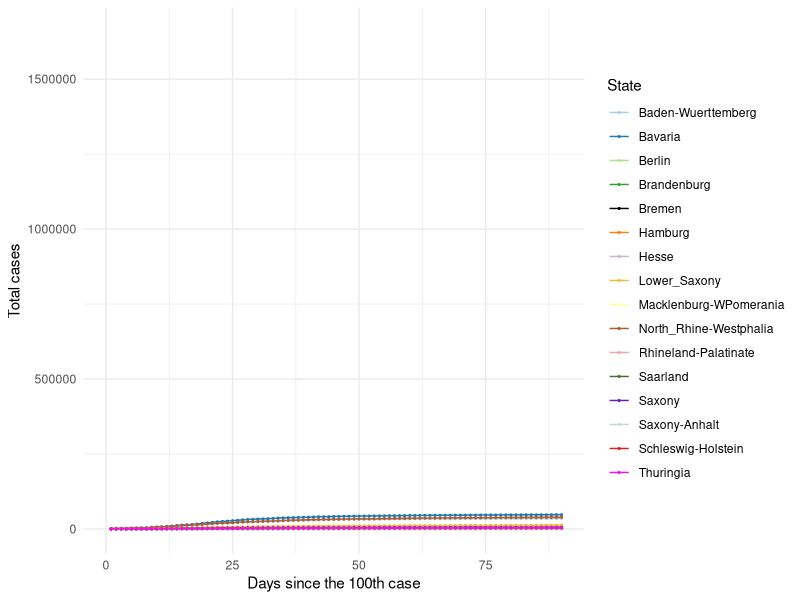
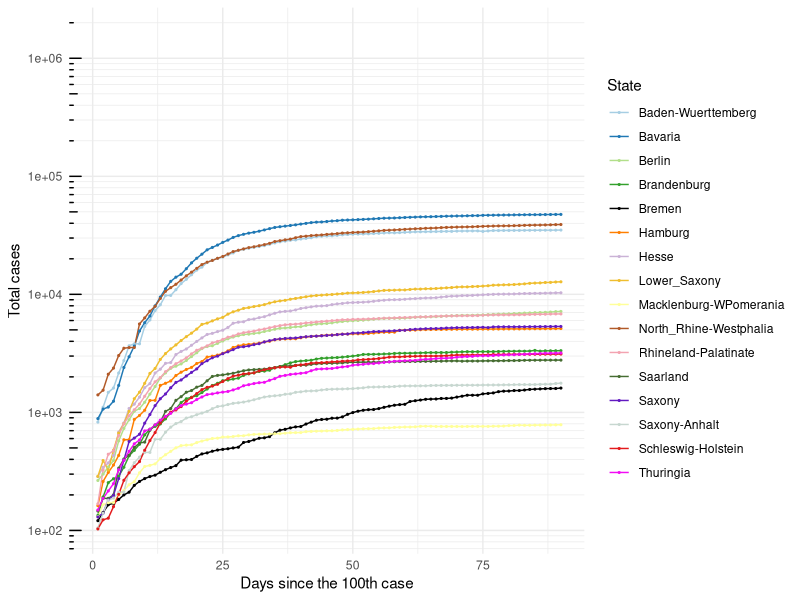
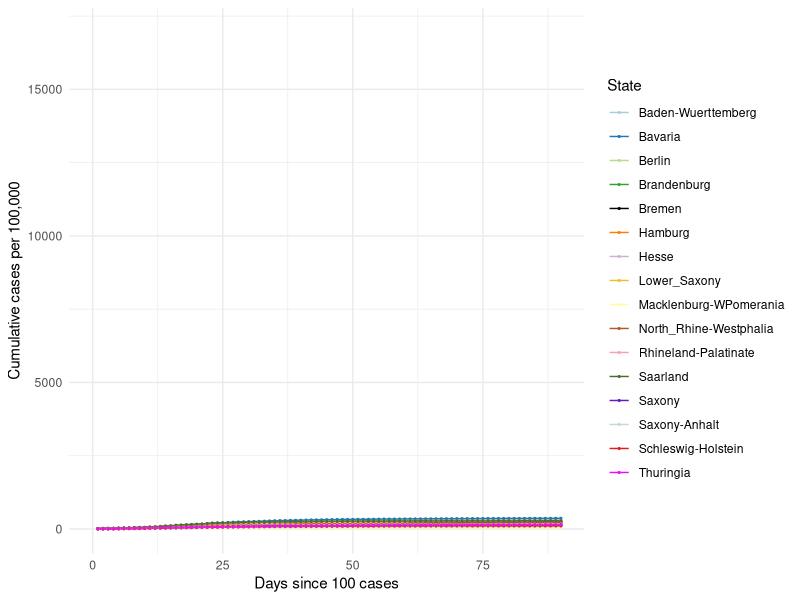
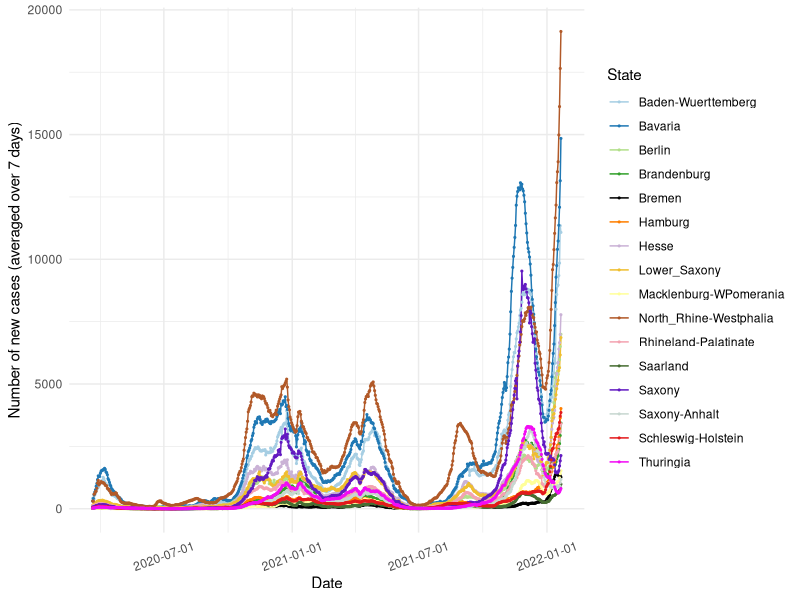
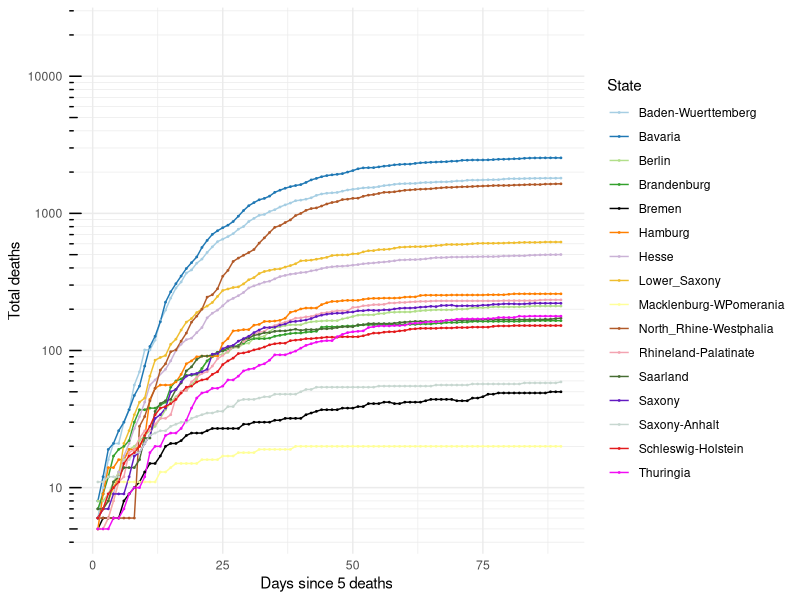
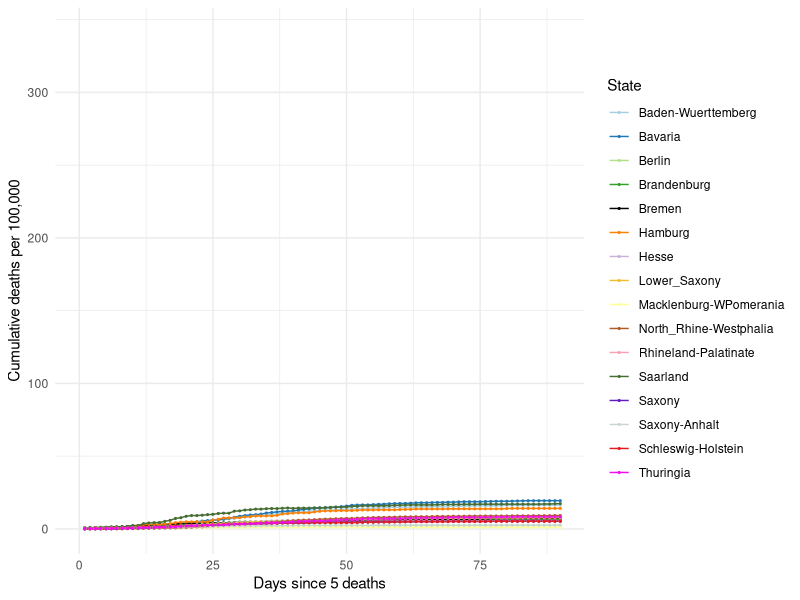
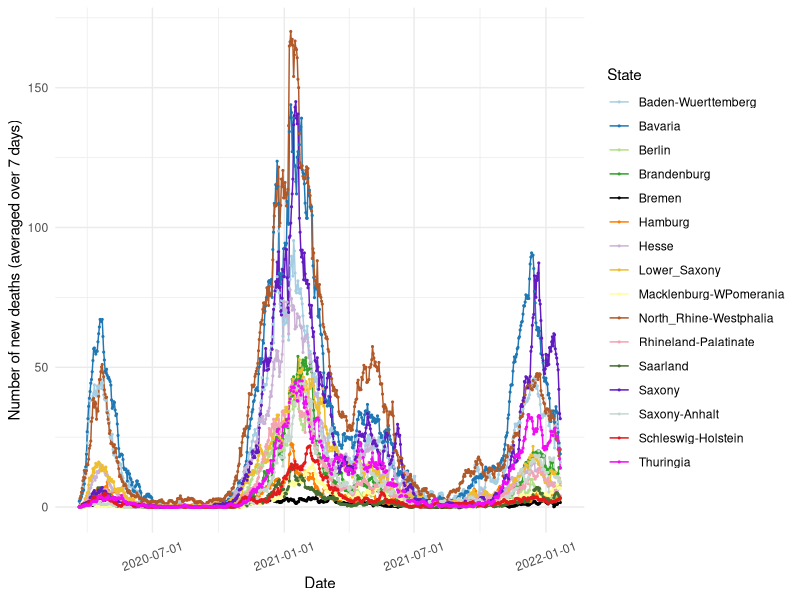

The R source for these figures, in order:
## ---- chunk 1

knitr::opts_chunk$set(echo=TRUE, collapse = TRUE)

libload<-function(...) {
    libs<-unlist(list(...))
    req<-unlist(lapply(libs,require,character.only=TRUE))
    need<-libs[req==FALSE]
    if(length(need)>0){ 
        install.packages(need, repos = "https://ftp.fau.de/cran/")
        lapply(need, require, character.only=TRUE)
    }
}
packages <- c("data.table", "ggplot2", "dplyr", "stats", "RColorBrewer", "readr", "here", "scales")
libload(packages)


`%notin%` <- function(x,y) !(x %in% y) 
cumulative.cases <- read_csv(here("static", "data", "Germany10States.csv"))
germany.16states <- read_csv(here("static", "data", "Germany16States.csv"))

colors16 <- c('#A6CEE3', '#1F78B4', '#B2DF8A', '#33A02C',
              '#000000', '#FF7F00', '#CAB2D6', 
              '#EFBE2F', '#FFFF99', '#B15928', '#F3A3B1', '#466D32',
              '#621AC1', '#C7D7D0', '#E31A1C','#F20CF4', '#123456')

## ---- chunk 2

## 10 States with the highest cumulative cases ##
#################################################

#states.filter <- cumulative.cases[cumulative.cases$Days_100 > 0,]
#states.sel <- unique(states.filter$State)

# Choose all the data points for the selected countries starting from Days_100 > 0
#states.final <- cumulative.cases[cumulative.cases$Days_100 > 0,]
states.final <- germany.16states[germany.16states$Days_100 > 0,]

# Plot 1 == Linear scale for total number of cases
cum.plot <- ggplot(data=states.final, aes(x=Days_100, y=Total_Cases, group=State, color=State)) +
            geom_line() + geom_point(size = 0.4) +     
          #  scale_color_brewer(palette = 'Paired') + 
            scale_colour_manual(name= "State", values= colors16) +
            scale_x_continuous('Days since the 100th case', limits=c(0,90)) + 
            scale_y_continuous("Total cases") + 
            #ggtitle('Linear scale') +
            theme_minimal()

print(cum.plot) 

## ---- chunk 3

## Logarithmic scale ##
#######################

base_breaks <- function(n = 10){
  function(x) {
    axisTicks(log10(range(x, na.rm = TRUE)), log = TRUE, n = n)
  }
}

logbreaks <- 10^(-10:10)
logminor_breaks <- rep(1:9, 21)*(10^rep(-10:10, each=9))

cum.plot2 <- ggplot(data=states.final, aes(x=Days_100, y=Total_Cases, group=State, color=State)) +
             geom_line() + geom_point(size=0.4) + 
          #   scale_color_brewer(palette = 'Paired') +
             scale_colour_manual(name= "State", values= colors16) +
             scale_x_continuous(name='Days since the 100th case', limits=c(0,90)) + 
             scale_y_continuous(name="Total cases", trans = 'log10', breaks = logbreaks, minor_breaks = logminor_breaks) +
             annotation_logticks(sides="l") + 
             #ggtitle('Logarithmic scale') +
             theme_minimal()

print(cum.plot2)

## ---- chunk 4

#states16.filter <- germany.16states[germany.16states$Days_100 > 0,]
#states16.sel <- unique(states16.filter$State)

# Choose all the data points for the selected countries starting from Days_100 > 0 
#states16.final <- states16.filter[states16.filter$State %in% states16.sel & states16.filter$Days_100 > 0,]

states16.final <- germany.16states[germany.16states$Days_100 > 0,]

# Plot 1 == Linear scale for total number of cases
per100.plot <- ggplot(data=states16.final, aes(x=Days_100, y=Per100, group=State, color=State)) +
            geom_line() + geom_point(size = 0.4) + 
            # scale_color_brewer(palette = 'Paired') +
            scale_colour_manual(name= "State", values= colors16) +
            scale_x_continuous('Days since 100 cases', limits=c(0,90)) + 
            scale_y_continuous("Cumulative cases per 100,000") + 
            #ggtitle('Linear scale') +
            theme_minimal()

print(per100.plot)

## ---- chunk 5
#new.cases <- read_csv(here("static", "data", "GermanyNewCases10States.csv"))

new7days <- states.final[states.final$Avg_7days > 0,]
new7days$Dates <- as.Date(new7days$Dates)

newcase7.plot <- ggplot(data=new7days, aes(x=Dates, y=Avg_7days, group=State, color=State)) +
            geom_line() + geom_point(size = 0.4) + 
       #     scale_color_brewer(palette = 'Paired') +
            scale_colour_manual(name= "State", values= colors16) +
            scale_x_date(name='Date', labels=date_format('%Y-%m-%d')) + 
            scale_y_continuous(name="Number of new cases (averaged over 7 days)") + 
            #ggtitle('Linear scale') +
            theme_minimal() + theme(axis.text.x = element_text(angle=20, hjust=0.5, vjust=0.5))

print(newcase7.plot)
 
## ---- chunk 6
#num.deaths <- read_csv(here("static", "data", "GermanyTotalDeaths10States.csv"))

# Choose all the data points for the selected countries starting from Days_5 > 0
deaths.final <- states.final[states.final$DeathsDays_5 > 0,]

# Plot 1 == Linear scale for total number of cases
deaths.plot <- ggplot(data=deaths.final, aes(x=DeathsDays_5, y=Deaths, group=State, color=State)) +
   geom_line() + geom_point(size = 0.3) + 
  # scale_color_brewer(palette = 'Paired') +
   scale_colour_manual(name= "State", values= colors16) +
   scale_x_continuous('Days since 5 deaths', limits=c(0,90)) + 
   scale_y_continuous("Total deaths", trans = 'log10', breaks = logbreaks, 
                      minor_breaks = logminor_breaks) +
   annotation_logticks(sides="l") + 
   #ggtitle('Linear scale') +
   theme_minimal()

print(deaths.plot)

## ---- chunk 7

states16.final <- germany.16states[germany.16states$DeathsDays_5 > 0,]

# Plot 1 == Linear scale for total number of cases
deathper100.plot <- ggplot(data=states16.final, aes(x=DeathsDays_5, y=DeathPer100, group=State, color=State)) +
            geom_line() + geom_point(size = 0.4) + 
            # scale_color_brewer(palette = 'Paired') +
            scale_colour_manual(name= "State", values= colors16) +
            scale_x_continuous('Days since 5 deaths', limits=c(0,90)) + 
            scale_y_continuous("Cumulative deaths per 100,000") + 
            #ggtitle('Linear scale') +
            theme_minimal()

print(deathper100.plot)

## ---- chunk 8
#new.cases <- read_csv(here("static", "data", "GermanyNewCases10States.csv"))

states.final$Dates <- as.Date(states.final$Dates)
death7days <- states.final
death7days <- death7days[death7days$Dates > as.Date('2020-03-20'),]

death7days.plot <- ggplot(data=death7days, aes(x=Dates, y=Death_7days, group=State, color=State)) +
            geom_line() + geom_point(size = 0.4) + 
       #     scale_color_brewer(palette = 'Paired') +
            scale_colour_manual(name= "State", values= colors16) +
            scale_x_date(name='Date', labels=date_format('%Y-%m-%d')) + 
            scale_y_continuous(name="Number of new deaths (averaged over 7 days)") + 
           
            #ggtitle('Linear scale') +
            theme_minimal() + theme(axis.text.x = element_text(angle=20, hjust=0.5, vjust=0.5))

print(death7days.plot)
 
